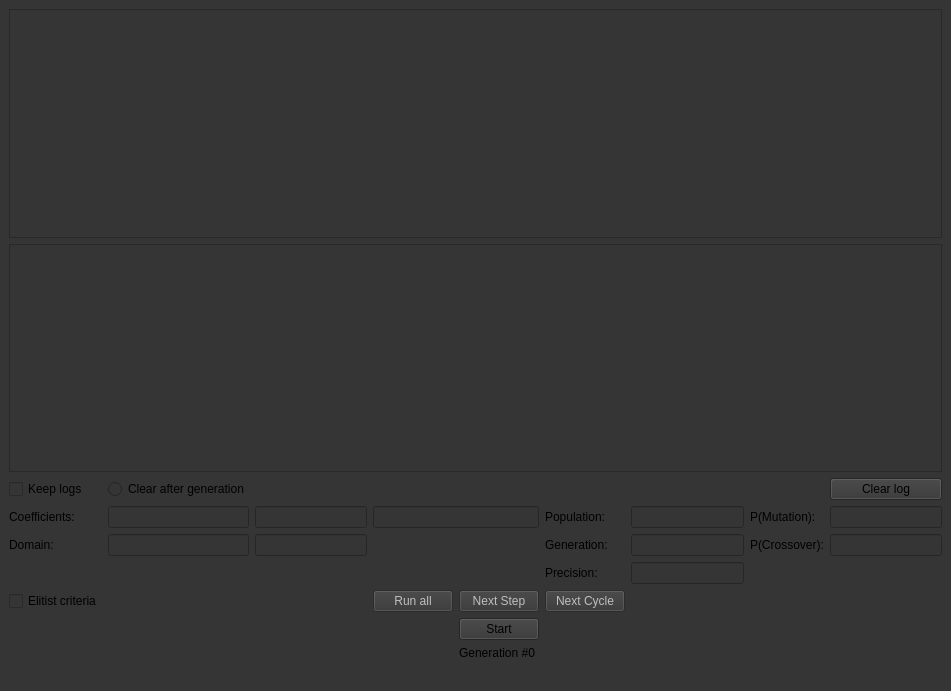
<?xml version="1.0" encoding="UTF-8"?>
<ui version="4.0">
 <class>MainWindow</class>
 <widget class="QMainWindow" name="MainWindow">
  <property name="geometry">
   <rect>
    <x>0</x>
    <y>0</y>
    <width>951</width>
    <height>691</height>
   </rect>
  </property>
  <property name="windowTitle">
   <string>Genetic Algorithm</string>
  </property>
  <property name="styleSheet">
   <string notr="true">background-color: #353535;</string>
  </property>
  <widget class="QWidget" name="centralwidget">
   <layout class="QGridLayout" name="gridLayout">
    <item row="8" column="4">
     <widget class="QLabel" name="currentGeneration">
      <property name="text">
       <string>Generation #0</string>
      </property>
     </widget>
    </item>
    <item row="3" column="2">
     <widget class="QLineEdit" name="functionCoefficientB">
      <property name="styleSheet">
       <string notr="true">background-color: #353535;</string>
      </property>
     </widget>
    </item>
    <item row="3" column="1">
     <widget class="QLineEdit" name="functionCoefficientA">
      <property name="styleSheet">
       <string notr="true">background-color: #353535;</string>
      </property>
      <property name="text">
       <string/>
      </property>
     </widget>
    </item>
    <item row="4" column="2">
     <widget class="QLineEdit" name="domainB">
      <property name="styleSheet">
       <string notr="true">background-color: #353535;</string>
      </property>
     </widget>
    </item>
    <item row="1" column="0" colspan="9">
     <widget class="QListWidget" name="logs"/>
    </item>
    <item row="2" column="0">
     <widget class="QCheckBox" name="keepLogs">
      <property name="text">
       <string>Keep logs</string>
      </property>
     </widget>
    </item>
    <item row="5" column="5">
     <widget class="QLabel" name="precis">
      <property name="text">
       <string>Precision:</string>
      </property>
     </widget>
    </item>
    <item row="3" column="7">
     <widget class="QLabel" name="Mutation">
      <property name="text">
       <string>P(Mutation):</string>
      </property>
     </widget>
    </item>
    <item row="0" column="0" colspan="9">
     <widget class="QTableWidget" name="individualsList"/>
    </item>
    <item row="4" column="5">
     <widget class="QLabel" name="generation">
      <property name="text">
       <string>Generation:</string>
      </property>
     </widget>
    </item>
    <item row="4" column="0">
     <widget class="QLabel" name="domain">
      <property name="text">
       <string>Domain:</string>
      </property>
     </widget>
    </item>
    <item row="4" column="6">
     <widget class="QLineEdit" name="generationCount">
      <property name="styleSheet">
       <string notr="true">background-color: #353535;</string>
      </property>
     </widget>
    </item>
    <item row="3" column="6">
     <widget class="QLineEdit" name="populationSize">
      <property name="styleSheet">
       <string notr="true">background-color: #353535;</string>
      </property>
     </widget>
    </item>
    <item row="7" column="4">
     <widget class="QPushButton" name="start">
      <property name="enabled">
       <bool>true</bool>
      </property>
      <property name="text">
       <string>Start</string>
      </property>
     </widget>
    </item>
    <item row="3" column="8">
     <widget class="QLineEdit" name="mutationProbability">
      <property name="styleSheet">
       <string notr="true">background-color: #353535;</string>
      </property>
     </widget>
    </item>
    <item row="2" column="8">
     <widget class="QPushButton" name="clearLog">
      <property name="text">
       <string>Clear log</string>
      </property>
     </widget>
    </item>
    <item row="4" column="8">
     <widget class="QLineEdit" name="crossoverProbability">
      <property name="styleSheet">
       <string notr="true">background-color: #353535;</string>
      </property>
     </widget>
    </item>
    <item row="3" column="5">
     <widget class="QLabel" name="populationSize_2">
      <property name="text">
       <string>Population:</string>
      </property>
     </widget>
    </item>
    <item row="4" column="1">
     <widget class="QLineEdit" name="domainA">
      <property name="styleSheet">
       <string notr="true">background-color: #353535;</string>
      </property>
     </widget>
    </item>
    <item row="6" column="3">
     <widget class="QPushButton" name="runAll">
      <property name="enabled">
       <bool>false</bool>
      </property>
      <property name="text">
       <string>Run all</string>
      </property>
     </widget>
    </item>
    <item row="6" column="4">
     <widget class="QPushButton" name="nextStep">
      <property name="enabled">
       <bool>false</bool>
      </property>
      <property name="text">
       <string>Next Step</string>
      </property>
     </widget>
    </item>
    <item row="5" column="6">
     <widget class="QLineEdit" name="precision">
      <property name="styleSheet">
       <string notr="true">background-color: #353535;</string>
      </property>
     </widget>
    </item>
    <item row="3" column="0">
     <widget class="QLabel" name="coefficients">
      <property name="text">
       <string>Coefficients:</string>
      </property>
     </widget>
    </item>
    <item row="4" column="7">
     <widget class="QLabel" name="Crossover">
      <property name="text">
       <string>P(Crossover):</string>
      </property>
     </widget>
    </item>
    <item row="2" column="1">
     <widget class="QRadioButton" name="clearLogAfterG">
      <property name="text">
       <string>Clear after generation</string>
      </property>
     </widget>
    </item>
    <item row="6" column="5">
     <widget class="QPushButton" name="nextCycle">
      <property name="enabled">
       <bool>false</bool>
      </property>
      <property name="text">
       <string>Next Cycle</string>
      </property>
     </widget>
    </item>
    <item row="3" column="3" colspan="2">
     <widget class="QLineEdit" name="functionCoefficientC">
      <property name="styleSheet">
       <string notr="true">background-color: #353535;</string>
      </property>
     </widget>
    </item>
    <item row="6" column="0">
     <widget class="QCheckBox" name="elitistCriteria">
      <property name="text">
       <string>Elitist criteria</string>
      </property>
     </widget>
    </item>
   </layout>
  </widget>
  <widget class="QMenuBar" name="menubar">
   <property name="geometry">
    <rect>
     <x>0</x>
     <y>0</y>
     <width>951</width>
     <height>21</height>
    </rect>
   </property>
  </widget>
  <widget class="QStatusBar" name="statusbar"/>
 </widget>
 <tabstops>
  <tabstop>functionCoefficientA</tabstop>
  <tabstop>functionCoefficientB</tabstop>
  <tabstop>functionCoefficientC</tabstop>
  <tabstop>domainA</tabstop>
  <tabstop>domainB</tabstop>
  <tabstop>populationSize</tabstop>
  <tabstop>generationCount</tabstop>
  <tabstop>precision</tabstop>
  <tabstop>mutationProbability</tabstop>
  <tabstop>crossoverProbability</tabstop>
  <tabstop>start</tabstop>
  <tabstop>nextCycle</tabstop>
  <tabstop>nextStep</tabstop>
  <tabstop>clearLog</tabstop>
  <tabstop>keepLogs</tabstop>
  <tabstop>logs</tabstop>
  <tabstop>runAll</tabstop>
  <tabstop>individualsList</tabstop>
  <tabstop>clearLogAfterG</tabstop>
 </tabstops>
 <resources/>
 <connections/>
</ui>
